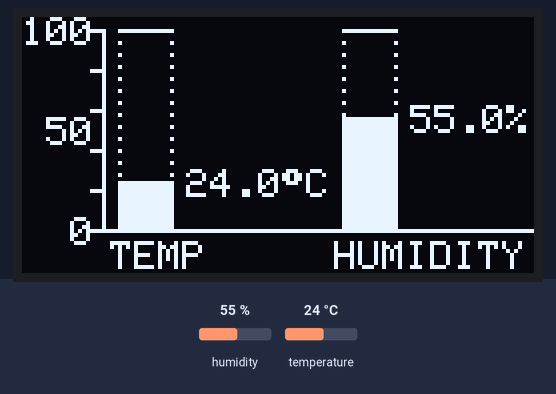
Recording of a program running on a simulated ESP32. Parts: 128×64 one-colour display. The test bench sets the inputs (shaded band); at power-on: humidity 55 %, temperature 24 °C. What the program prints to the serial monitor is not drawn.

Above: at 2.7 s.
2.8 s: humidity set to 22 %
At 6.8 s:
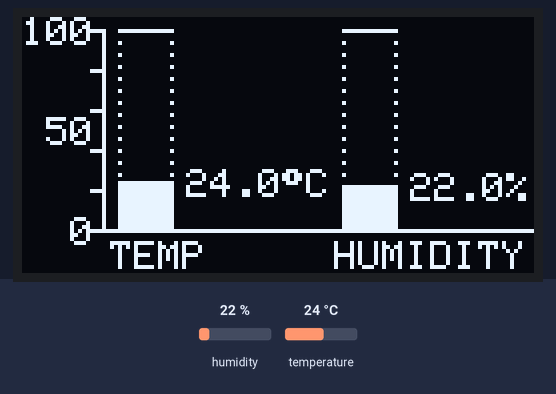
7.8 s: temperature set to 12 °C
At 9.9 s:
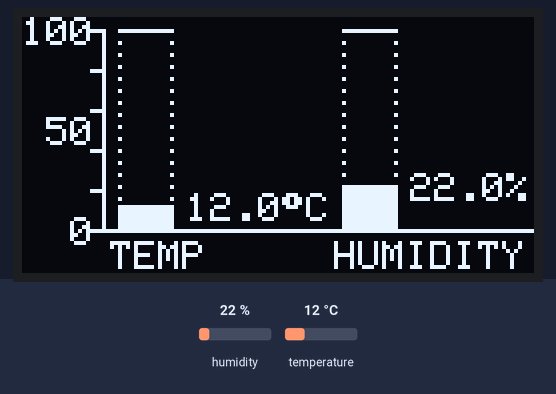
12.8 s: humidity set to 40 %
At 14.1 s:
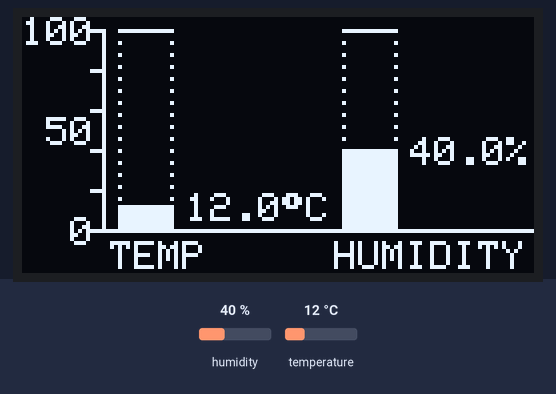
17.8 s: temperature set to 19 °C
At 22.6 s:
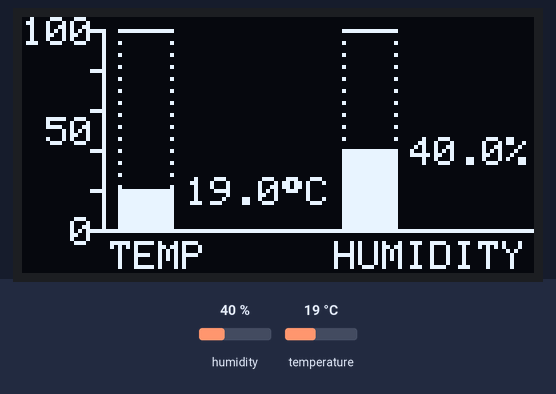
Timing chart, 0 to 24.1 s (numbered marks = the images above; inputs shaded):
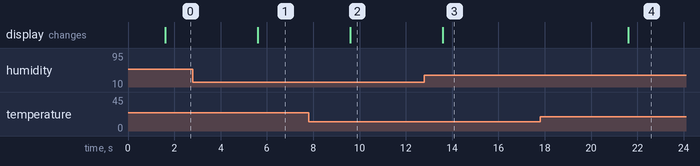

Measured:
- after the input at 2.8 s, the display: changes after 2.8 s (image 1)
- after the input at 7.8 s, the display: changes after 1.8 s (image 2)
- after the input at 12.8 s, the display: changes after 0.80 s (image 3)
- after the input at 17.8 s, the display: changes after 3.8 s (image 4)

The program:

main.cpp
```cpp
// #include <Arduino.h>
// #include <Wire.h>
// #include <Adafruit_GFX.h>
// #include <Adafruit_SSD1306.h>
// #include <DHT.h>

// #define SCREEN_WIDTH 128
// #define SCREEN_HEIGHT 64
// #define OLED_SDA 21
// #define OLED_SCL 22
// #define OLED_ADDR 0x3C
// #define DHT_PIN 18

// // Real hardware = DHT11 (default). Sirf Wokwi build me DHT22 use hota hai.
// #ifdef WOKWI_SIM
//   #define DHT_TYPE DHT22
// #else
//   #define DHT_TYPE DHT11
// #endif

// Adafruit_SSD1306 display(SCREEN_WIDTH, SCREEN_HEIGHT, &Wire, -1);
// DHT dht(DHT_PIN, DHT_TYPE);

// const unsigned long READ_INTERVAL_MS = 2000;
// unsigned long lastReadTime = 0;
// bool firstRead = true;

// // Layout (128x64):
// //  y 0-15  : header (yellow zone on 2-colour OLEDs)
// //  y 18-33 : temperature row
// //  y 42-57 : humidity row
// const int VALUE_X = 46;  // values start here, labels stay on the left

// // Text ko horizontally center karta hai
// void printCentered(const char* text, int y, uint8_t size) {
//   int16_t x1, y1;
//   uint16_t w, h;
//   display.setTextSize(size);
//   display.getTextBounds(text, 0, 0, &x1, &y1, &w, &h);
//   display.setCursor((SCREEN_WIDTH - w) / 2, y);
//   display.print(text);
// }

// void showMessage(const char* line1, const char* line2) {
//   display.clearDisplay();
//   display.setTextColor(SSD1306_WHITE);
//   printCentered(line1, 16, 1);
//   printCentered(line2, 32, 1);
//   display.display();
// }

// void showMeasurements(float humidity, float temperature) {
//   char buf[16];

//   display.clearDisplay();
//   display.setTextColor(SSD1306_WHITE);

//   // Header
//   printCentered("ENVIRONMENT MONITOR", 2, 1);
//   display.drawLine(0, 12, SCREEN_WIDTH - 1, 12, SSD1306_WHITE);

//   // Temperature row
//   display.setTextSize(1);
//   display.setCursor(0, 22);
//   display.print("TEMP");
//   display.setTextSize(2);
//   display.setCursor(VALUE_X, 18);
//   snprintf(buf, sizeof(buf), "%.1f", temperature);
//   display.print(buf);
//   display.write(247);  // degree symbol
//   display.print("C");

//   // Humidity row
//   display.setTextSize(1);
//   display.setCursor(0, 46);
//   display.print("HUM");
//   display.setTextSize(2);
//   display.setCursor(VALUE_X, 42);
//   snprintf(buf, sizeof(buf), "%.1f%%", humidity);
//   display.print(buf);

//   display.display();
// }

// void setup() {
//   Serial.begin(115200);
//   Wire.begin(OLED_SDA, OLED_SCL);

//   if (!display.begin(SSD1306_SWITCHCAPVCC, OLED_ADDR)) {
//     Serial.println("ERROR: OLED initialization failed. Check power, SDA/SCL, and I2C address.");
//     while (true) { delay(100); }
//   }

//   dht.begin();
//   showMessage("ESP32 ENVIRONMENT", "Starting sensor...");
//   Serial.print("ESP32 monitor started. Sensor type: ");
//   Serial.println(DHT_TYPE == DHT11 ? "DHT11" : "DHT22");
//   delay(1500);  // sensor ko stable hone ka time
// }

// void loop() {
//   const unsigned long now = millis();
//   if (firstRead || (now - lastReadTime >= READ_INTERVAL_MS)) {
//     firstRead = false;
//     lastReadTime = now;

//     const float humidity = dht.readHumidity();
//     const float temperature = dht.readTemperature();

//     // NaN ya impossible values ko reject karo (galat sensor type / noise)
//     const bool invalid = isnan(humidity) || isnan(temperature) ||
//                          humidity < 0 || humidity > 100 ||
//                          temperature < -40 || temperature > 80;

//     if (invalid) {
//       Serial.println("DHT read failed or out of range! Check DATA pin, power, GND, sensor type.");
//       showMessage("SENSOR ERROR", "Check DHT wiring");
//       return;
//     }

//     Serial.print("Humidity: ");
//     Serial.print(humidity, 1);
//     Serial.print(" %   Temperature: ");
//     Serial.print(temperature, 1);
//     Serial.println(" C");
//     showMeasurements(humidity, temperature);
//   }
// }


#include <Arduino.h>
#include <Wire.h>
#include <Adafruit_GFX.h>
#include <Adafruit_SSD1306.h>
#include <DHT.h>

#define SCREEN_WIDTH 128
#define SCREEN_HEIGHT 64
#define OLED_SDA 21
#define OLED_SCL 22
#define OLED_ADDR 0x3C
#define DHT_PIN 18

// Real hardware = DHT11 (default). Sirf Wokwi build me DHT22 use hota hai.
#ifdef WOKWI_SIM
  #define DHT_TYPE DHT22
#else
  #define DHT_TYPE DHT11
#endif

Adafruit_SSD1306 display(SCREEN_WIDTH, SCREEN_HEIGHT, &Wire, -1);
DHT dht(DHT_PIN, DHT_TYPE);

const unsigned long READ_INTERVAL_MS = 2000;
unsigned long lastReadTime = 0;
bool firstRead = true;

// ---------------- Graph layout (128x64) ----------------
const int AXIS_X     = 20;   // vertical Y-axis line
const int BASE_Y     = 53;   // y position of value 0
const int TOP_Y      = 3;    // y position of value 100
const int PLOT_H     = BASE_Y - TOP_Y;  // 50 px for 0..100
const int BAR_W      = 14;
const int TEMP_BAR_X = 24;   // temperature bar
const int HUM_BAR_X  = 80;   // humidity bar
const int LABEL_Y    = 56;   // "TEMP" / "HUMIDITY" labels

// Value (0..100) ko pixel height me convert karta hai
int valueToHeight(float value) {
  value = constrain(value, 0.0f, 100.0f);
  return (int)(value * PLOT_H / 100.0f + 0.5f);
}

void showMessage(const char* line1, const char* line2) {
  int16_t x1, y1;
  uint16_t w, h;
  display.clearDisplay();
  display.setTextSize(1);
  display.setTextColor(SSD1306_WHITE);

  display.getTextBounds(line1, 0, 0, &x1, &y1, &w, &h);
  display.setCursor((SCREEN_WIDTH - w) / 2, 22);
  display.print(line1);

  display.getTextBounds(line2, 0, 0, &x1, &y1, &w, &h);
  display.setCursor((SCREEN_WIDTH - w) / 2, 36);
  display.print(line2);

  display.display();
}

// Dotted "track" jo bar ki full height (0..100) dikhata hai
void drawTrack(int x) {
  for (int y = TOP_Y; y <= BASE_Y; y += 3) {
    display.drawPixel(x, y, SSD1306_WHITE);
    display.drawPixel(x + BAR_W - 1, y, SSD1306_WHITE);
  }
  display.drawFastHLine(x, TOP_Y, BAR_W, SSD1306_WHITE);
}

void drawBar(int x, float value) {
  drawTrack(x);
  const int h = valueToHeight(value);
  if (h > 0) {
    display.fillRect(x, BASE_Y - h, BAR_W, h, SSD1306_WHITE);
  }
}

// Bar ke saath value ka text (bar ki height ke hisab se upar-neeche)
void drawValue(int x, float value, const char* text) {
  const int barTop = BASE_Y - valueToHeight(value);
  const int y = constrain(barTop - 3, 0, 44);
  display.setCursor(x, y);
  display.print(text);
}

void drawAxes() {
  // Y-axis aur X-axis
  display.drawFastVLine(AXIS_X, TOP_Y, PLOT_H + 1, SSD1306_WHITE);
  display.drawFastHLine(AXIS_X, BASE_Y, SCREEN_WIDTH - AXIS_X, SSD1306_WHITE);

  // Tick marks har 20 unit par (0,20,40,60,80,100)
  for (int v = 0; v <= 100; v += 20) {
    const int y = BASE_Y - (v * PLOT_H) / 100;
    display.drawFastHLine(AXIS_X - 3, y, 3, SSD1306_WHITE);
  }

  // Y-axis labels
  display.setTextSize(1);
  display.setCursor(0, TOP_Y - 3);
  display.print("100");
  display.setCursor(6, BASE_Y - PLOT_H / 2 - 3);
  display.print("50");
  display.setCursor(12, BASE_Y - 3);
  display.print("0");
}

void showMeasurements(float humidity, float temperature) {
  char buf[16];

  display.clearDisplay();
  display.setTextColor(SSD1306_WHITE);
  display.setTextSize(1);

  drawAxes();

  // Bars
  drawBar(TEMP_BAR_X, temperature);
  drawBar(HUM_BAR_X, humidity);

  // Value text
  snprintf(buf, sizeof(buf), "%.1f", temperature);
  display.setCursor(TEMP_BAR_X + BAR_W + 3, constrain(BASE_Y - valueToHeight(temperature) - 3, 0, 44));
  display.print(buf);
  display.write(247);  // degree symbol
  display.print("C");

  snprintf(buf, sizeof(buf), "%.1f%%", humidity);
  drawValue(HUM_BAR_X + BAR_W + 3, humidity, buf);

  // Bottom labels
  display.setCursor(22, LABEL_Y);
  display.print("TEMP");
  display.setCursor(78, LABEL_Y);
  display.print("HUMIDITY");

  display.display();
}

void setup() {
  Serial.begin(115200);
  Wire.begin(OLED_SDA, OLED_SCL);

  if (!display.begin(SSD1306_SWITCHCAPVCC, OLED_ADDR)) {
    Serial.println("ERROR: OLED initialization failed. Check power, SDA/SCL, and I2C address.");
    while (true) { delay(100); }
  }

  dht.begin();
  showMessage("ESP32 ENVIRONMENT", "Starting sensor...");
  Serial.print("ESP32 monitor started. Sensor type: ");
  Serial.println(DHT_TYPE == DHT11 ? "DHT11" : "DHT22");
  delay(1500);  // sensor ko stable hone ka time
}

void loop() {
  const unsigned long now = millis();
  if (firstRead || (now - lastReadTime >= READ_INTERVAL_MS)) {
    firstRead = false;
    lastReadTime = now;

    const float humidity = dht.readHumidity();
    const float temperature = dht.readTemperature();

    // NaN ya impossible values ko reject karo (galat sensor type / noise)
    const bool invalid = isnan(humidity) || isnan(temperature) ||
                         humidity < 0 || humidity > 100 ||
                         temperature < -40 || temperature > 80;

    if (invalid) {
      Serial.println("DHT read failed or out of range! Check DATA pin, power, GND, sensor type.");
      showMessage("SENSOR ERROR", "Check DHT wiring");
      return;
    }

    Serial.print("Humidity: ");
    Serial.print(humidity, 1);
    Serial.print(" %   Temperature: ");
    Serial.print(temperature, 1);
    Serial.println(" C");
    showMeasurements(humidity, temperature);
  }
}
```
